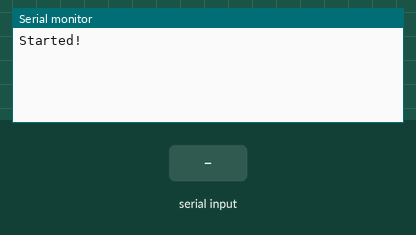
A sketch run on a simulated Arduino Uno, built with avr-gcc and run on an emulated ATmega328P. Parts: the last lines printed to the serial monitor. Inputs (shaded band) come from the test bench.

Above: at 1.2 s.
1.3 s: "1" received over the second serial link
At 2.0 s:
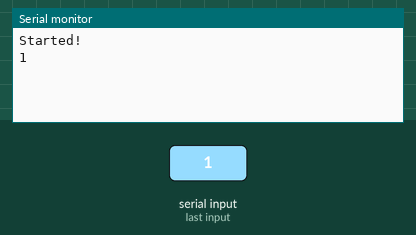
2.8 s: "0" received over the second serial link
At 3.2 s:
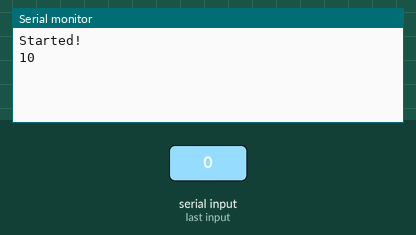

The sketch:

Software_Serial_Repeater.ino
```cpp
#include <SoftwareSerial.h>

#define rxPin 8
#define txPin 9
#define baudRate 38400

SoftwareSerial softwareSerial (rxPin, txPin);

void setup() {
  pinMode(rxPin, INPUT);
  pinMode(txPin, OUTPUT);

  softwareSerial.begin(baudRate);
  Serial.begin(baudRate);
  Serial.println("Started!");
}

void loop() {
  while (softwareSerial.available() > 0) {
    Serial.write(softwareSerial.read());
  }
  while (Serial.available() > 0)  {
    softwareSerial.write(Serial.read());
  }
}
```

Measured:
- after the input at 1.3 s, the serial monitor: prints a new line at once (image 1)
- after the input at 2.8 s, the serial monitor: prints a new line at once (image 2)
